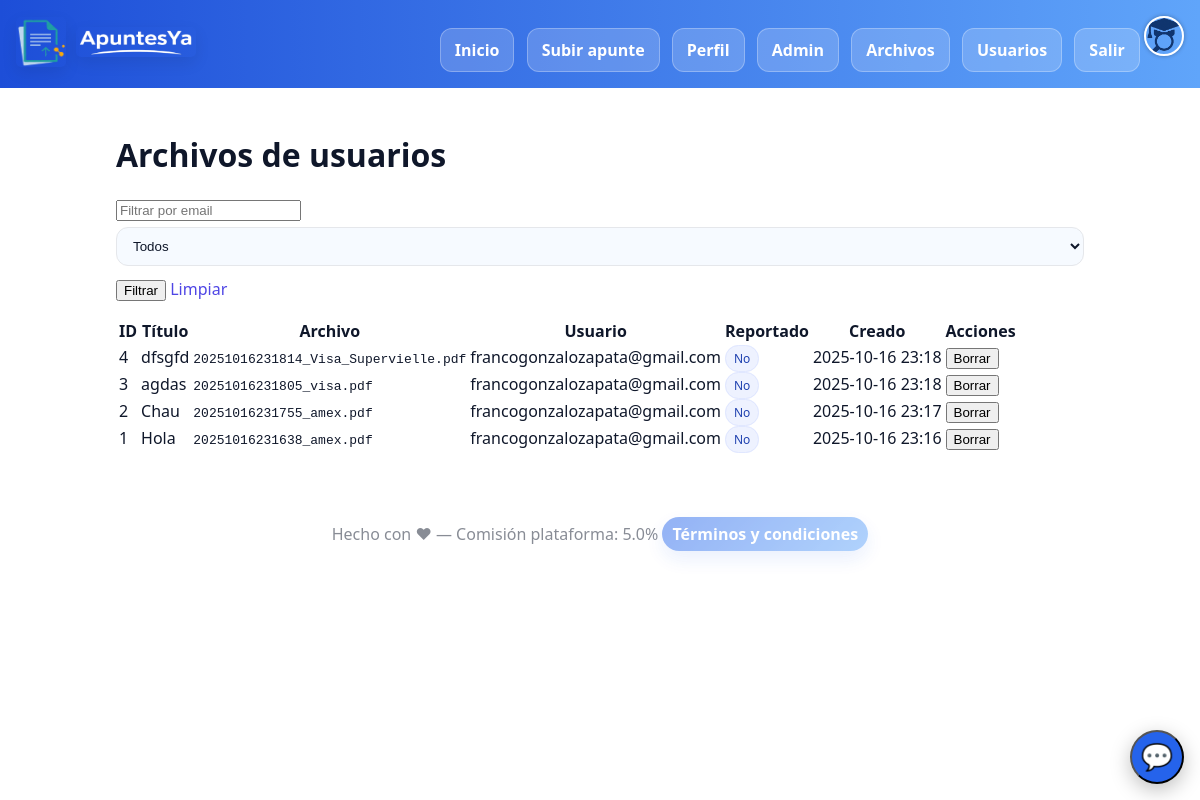
The app's page /admin/users/archivos (signed in) with its own data.
### apuntesya2/models.py (models this page shows)
class User(Base, UserMixin):
    __tablename__ = "users"
    id: Mapped[int] = mapped_column(Integer, primary_key=True, autoincrement=True)
    name: Mapped[str] = mapped_column(String(120), nullable=False)
    email: Mapped[str] = mapped_column(String(255), unique=True, nullable=False, index=True)
    password_hash: Mapped[str] = mapped_column(String(255), nullable=False)
    imagen_de_perfil: Mapped[str] = mapped_column(String(255), nullable=True)
    university: Mapped[str] = mapped_column(String(120), nullable=False)
    faculty: Mapped[str] = mapped_column(String(120), nullable=False)
    career: Mapped[str] = mapped_column(String(120), nullable=False)
    is_active: Mapped[bool] = mapped_column(Boolean, default=True)
    is_admin: Mapped[bool] = mapped_column(Boolean, default=False)
    deleted_at: Mapped[datetime] = mapped_column(DateTime, nullable=True)
    mp_user_id: Mapped[str] = mapped_column(String(64), nullable=True)
    mp_access_token: Mapped[str] = mapped_column(Text, nullable=True)
    mp_refresh_token: Mapped[str] = mapped_column(Text, nullable=True)
    mp_token_expires_at: Mapped[datetime] = mapped_column(DateTime, nullable=True)
    notes = relationship("Note", back_populates="seller")

class Note(Base):
    __tablename__ = "notes"
    id: Mapped[int] = mapped_column(Integer, primary_key=True, autoincrement=True)
    title: Mapped[str] = mapped_column(String(180), nullable=False)
    description: Mapped[str] = mapped_column(Text, nullable=False)
    university: Mapped[str] = mapped_column(String(120), nullable=False)
    faculty: Mapped[str] = mapped_column(String(120), nullable=False)
    career: Mapped[str] = mapped_column(String(120), nullable=False)
    price_cents: Mapped[int] = mapped_column(Integer, default=0)
    file_path: Mapped[str] = mapped_column(String(255), nullable=False)
    is_active: Mapped[bool] = mapped_column(Boolean, default=True)
    is_reported: Mapped[bool] = mapped_column(Boolean, default=False)
    seller_id: Mapped[int] = mapped_column(ForeignKey("users.id"), nullable=False)
    seller = relationship("User", back_populates="notes")
    deleted_at: Mapped[datetime] = mapped_column(DateTime, nullable=True)
    created_at: Mapped[datetime] = mapped_column(DateTime, default=datetime.utcnow)

### apuntesya2/admin/routes.py (the view)
@admin_bp.route("/users/archivos")
@login_required
def users_files():
    _require_admin()
    email = request.args.get('email', '').strip()
    reported = request.args.get('reported', '').strip()
    with Session() as s:
        q = s.query(Note).join(User, Note.seller_id == User.id)
        if email:
            q = q.filter(User.email.ilike(f"%{email}%"))
        if reported == '1':
            q = q.filter(getattr(Note, "is_reported", False) == True)  # works even if column missing
        notes = q.order_by(Note.id.desc()).limit(500).all()
        return render_template("admin/users_files.html", notes=notes, email=email, reported=reported)

### apuntesya2/admin/routes.py (called while the page is built)
def _require_admin():
    if not (hasattr(current_user, "is_authenticated") and current_user.is_authenticated and getattr(current_user, "is_admin", False)):
        abort(403)

### apuntesya2/app.py (called while the page is built)
@login_manager.user_loader
def load_user(user_id):
    with Session() as s:
        return s.get(User, int(user_id))

@app.context_processor
def inject_contacts():
    emails = [e.strip() for e in str(app.config.get("CONTACT_EMAILS","")).split(",") if e.strip()]
    return dict(CONTACT_EMAILS=emails, CONTACT_WHATSAPP=app.config.get("CONTACT_WHATSAPP"), SUGGESTIONS_URL=app.config.get("SUGGESTIONS_URL"))

### apuntesya2/admin/templates/admin/users_files.html (shortened to what this page needs)
{% extends "base.html" %}
{% block content %}
<div class="section">
  <h1>Archivos de usuarios</h1>
  <form class="row" method="get" style="margin:1rem 0;">
    <input type="text" name="email" value="{{ email }}" placeholder="Filtrar por email" />
    <select name="reported">
      <option value="">Todos</option>
    </select>
    <button type="submit">Filtrar</button>
    <a href="{{ url_for('admin.users_files') }}">Limpiar</a>
  </form>
  <div class="table">
    <table>
      <thead>
        <tr>
          <th>ID</th>
          <th>Título</th>
          <th>Archivo</th>
          <th>Usuario</th>
          <th>Reportado</th>
          <th>Creado</th>
          <th>Acciones</th>
        </tr>
      </thead>
      <tbody>
        {% for n in notes %}
        <tr>
          <td>{{ n.id }}</td>
          <td>{{ n.title }}</td>
          <td><code>{{ n.file_path }}</code></td>
          <td>{{ n.seller.email if n.seller else "—" }}</td>
          <td>
            {% if n.is_reported is defined and n.is_reported %}
            <span class="badge danger">Sí</span>
            {% else %}
            <span class="badge">No</span>
            {% endif %}
          </td>
          <td>{{ n.created_at.strftime('%Y-%m-%d %H:%M') if n.created_at else '—' }}</td>
          <td>
            <form action="{{ url_for('admin.delete_user_file', note_id=n.id) }}" method="post"
              onsubmit="return confirm('¿Borrar este archivo (soft delete)?');">
              <button type="submit">Borrar</button>
            </form>
          </td>
        </tr>
        {% endfor %}
      </tbody>
    </table>
  </div>
</div>
{% endblock %}

### apuntesya2/templates/base.html (shortened to what this page needs)
<!doctype html>
<html lang="es">
<head>
  <link rel="stylesheet" href="{{ url_for('static', filename='css/main.css') }}">
</head>
<body>
  <div class="nav">
    <div class="brand">
      <a href="{{ url_for('index') }}" class="brand-logo-link">
        <img src="{{ url_for('static', filename='img/logo.png') }}" alt="ApuntesYa" class="brand-logo-img">
      </a>
      <a href="{{ url_for('index') }}" class="brand-logo-link">
        <img src="{{ url_for('static', filename='img/logo1.png') }}" alt="ApuntesYa" class="brand-logo1-img">
      </a>
    </div>
    <div class="nav-actions">
      <a href="{{ url_for('index') }}" class="btn ghost">Inicio</a>
      {% if current_user.is_authenticated %}
      <a href="{{ url_for('upload_note') }}" class="btn">Subir apunte</a>
      <a href="{{ url_for('profile') }}" class="btn secondary">Perfil</a>
      {% if current_user.is_authenticated and current_user.is_admin %}
      <a href="{{ url_for('admin.dashboard') }}" class="btn ghost">Admin</a>
      <a href="/admin/files" class="btn ghost">Archivos</a>
      <a href="{{ url_for('admin.users_list') }}" class="btn ghost">Usuarios</a>
      {% endif %}
      <a href="{{ url_for('logout') }}" class="btn ghost">Salir</a>
      {% else %}
      <a href="{{ url_for('login') }}" class="btn ghost">Ingresar</a>
      <a href="{{ url_for('register') }}" class="btn">Registrarse</a>
      {% endif %}
      {% if current_user.is_authenticated %}
      <a href="{{ url_for('profile') }}" style="display:inline-flex;align-items:center;gap:8px">
        <img
          src="{% if (current_user.imagen_de_perfil or current_user.profile_image) %}{{ url_for('static', filename='uploads/profile_images/' ~ (current_user.imagen_de_perfil or current_user.profile_image)) }}{% else %}{{ url_for('static', filename='img/default_profile.png') }}{% endif %}"
          class="nav-profile-pic" alt="Foto de perfil">
      </a>
      {% endif %}
    </div>
  </div>
  <div class="container">
    {% block content %}{% endblock %}
  </div>
  <div class="footer">
    <div class="footer">
      Hecho con ♥ — Comisión plataforma: {{ config.get('PLATFORM_FEE_PERCENT', 5.0) }}%
      <a class="btn ghost" href="/terms">Términos y condiciones</a>
    </div>
  </div>
  <button id="contact-widget-button" aria-expanded="false" aria-controls="contact-widget-panel"
    aria-label="Abrir contacto" title="Contactar ApuntesYa"
    class="bg-blue-600 text-white text-lg flex items-center justify-center shadow-lg">
    💬
  </button>
</body>
</html>

### apuntesya2/static/css/main.css (style rules this page uses)
:root { --bg: #ffffff; --card: #111318; --ink: #e8e8ea; --muted: #a1a1aa; --brand: #4f46e5; }
* { box-sizing: border-box }
body { margin: 0; background: #ffffff; color: var(--ink); font-family: system-ui, -apple-system, Segoe UI, Roboto, Inter, Ubuntu, Arial }
a { color: var(--brand); text-decoration: none }
.container { max-width: 1000px; margin: 0 auto; padding: 16px }
.nav { display: flex; gap: 12px; align-items: center; justify-content: space-between; padding: 16px; margin-bottom: 8px; background: linear-gradient(180deg, #121420, #0b0c10) }
.brand { display: flex; gap: 10px; align-items: center }
.btn { display: inline-block; padding: 10px 14px; border-radius: 12px; background: var(--brand); color: white; border: none; cursor: pointer; font-weight: 600 }
.btn.secondary { background: #1f2937 }
.input, select { width: 100%; padding: 10px 12px; border-radius: 12px; background: #0e1117; border: 1px solid #232938; color: var(--ink); margin: 6px 0 12px }
.badge { font-size: 12px; padding: 4px 8px; border-radius: 999px; background: #111827; border: 1px solid #233047 }
.footer { opacity: .7; padding: 24px; text-align: center }
.brand-logo-img { width: 50px; height: 50px; border-radius: 5px; box-shadow: 0 6px 16px rgba(0, 0, 0, .08) }
.brand-logo1-img { width: 120px; height: 30px; border-radius: 5px; box-shadow: 0 6px 16px rgba(0, 0, 0, .08) }
.nav-actions .btn { margin-left: 8px }
:root { --nav-from: #1d4ed8; --nav-to: #60a5fa; }
.nav { background: linear-gradient(90deg, var(--nav-from), var(--nav-to)) !important; border-bottom: none !important; color: #fff; }
.nav a { color: #fff }
.nav .btn { background: rgba(255, 255, 255, .18); color: #fff; border: 1px solid rgba(255, 255, 255, .28); box-shadow: none; }
.btn { background: linear-gradient(135deg, #2563eb, #60a5fa); box-shadow: 0 8px 20px rgba(37, 99, 235, .20) }
:root { --surface: #ffffff; --surface-2: #f6faff; --border: #e5e7eb; --ink: #0f172a; --muted: #64748b; }
.input, select, textarea { background: var(--surface-2) !important; color: var(--ink) !important; border: 1px solid var(--border) !important; }
.badge { background: #eef2ff !important; color: #1e40af !important; border: 1px solid #e0e7ff !important; }
body, .container { background: #ffffff !important; }
.footer .btn { padding: 6px 10px; font-weight: 600; border-radius: 999px; }
#contact-widget-button { position: fixed; right: 16px; bottom: 16px; z-index: 1040; border-radius: 50%; width: 54px; height: 54px; background-color: #2563eb; color: #fff; font-size: 26px; display: flex; align-items: center; justify-content: center; box-shadow: 0 6px 20px rgba(0, 0, 0, 0.25); cursor: pointer; transition: all .2s ease; }

### apuntesya2/templates/base.html (style rules this page uses)
.nav-profile-pic { width: 40px; height: 40px; border-radius: 50%; object-fit: cover; border: 2px solid #fff; box-shadow: 0 0 4px rgba(0, 0, 0, 0.3); }
.nav-profile-pic { display: block; width: fit-content; margin: 0 auto; display: inline-flex; align-items: center; gap: 8px; }

### records on screen
User: imagen_de_perfil (picture)
Note: id "4", title "dfsgfd", file_path "20251016231814_Visa_Supervielle.pdf", seller "francogonzalozapata@gmail.com", is_reported "No", created_at "2025-10-16 23:18"
Note: id "3", title "agdas", file_path "20251016231805_visa.pdf", seller "francogonzalozapata@gmail.com", is_reported "No", created_at "2025-10-16 23:18"
Note: id "2", title "Chau", file_path "20251016231755_amex.pdf", seller "francogonzalozapata@gmail.com", is_reported "No", created_at "2025-10-16 23:17"
Note: id "1", title "Hola", file_path "20251016231638_amex.pdf", seller "francogonzalozapata@gmail.com", is_reported "No", created_at "2025-10-16 23:16"

### other values on screen
{{ config.get('PLATFORM_FEE_PERCENT', 5.0) }} "5.0"
